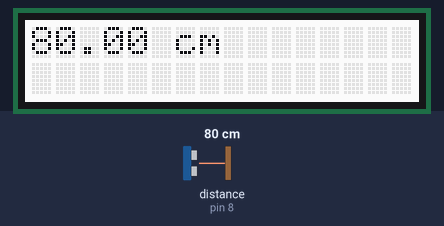
This sketch was run on a simulated Arduino Uno, built with avr-gcc and run on an emulated ATmega328P. Parts: 16×2 character LCD. The test bench sets the inputs (shaded band); at power-on: distance to the obstacle (sensor on pin 8) 80 cm. What the sketch prints to the serial monitor is not drawn.

Above: at 1.2 s.
1.3 s: distance to the obstacle (sensor on pin 8) set to 35 cm
At 3.0 s:
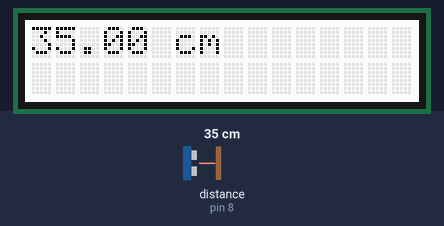
4.3 s: distance to the obstacle (sensor on pin 8) set to 2 cm
At 6.4 s:
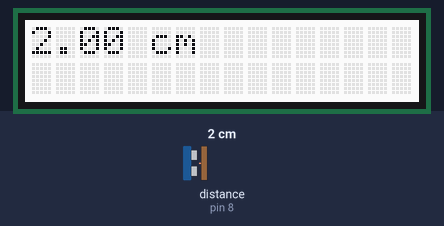
6.8 s: distance to the obstacle (sensor on pin 8) set to 4 cm
At 8.2 s:
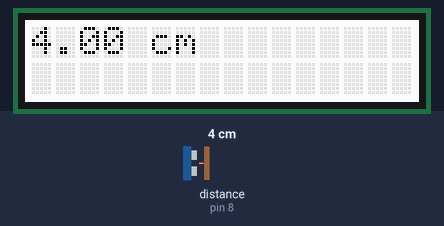
Timing chart, 0 to 9.8 s (numbered marks = the images above; inputs shaded):
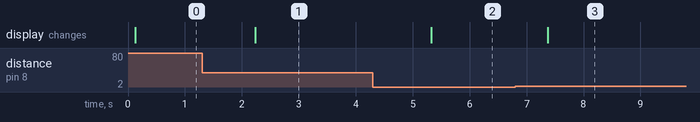

Measured:
- after the input at 1.3 s, the display: changes after 0.93 s (image 1)
- after the input at 4.3 s, the display: changes after 1.0 s (image 2)
- after the input at 6.8 s, the display: changes after 0.57 s (image 3)

The sketch:

ultrasonic_distance.ino
```cpp
/*
 * Ultrasonic distance sensor
 * Library: https://github.com/ErickSimoes/Ultrasonic
 */

#include <Wire.h>
#include "rgb_lcd.h"
rgb_lcd lcd;

#include "Ultrasonic.h"
Ultrasonic ultrasonic(8);

#define AVERAGENUM 10

void setup() {
  Wire.begin();
  lcd.begin(16, 2);
  Serial.begin(115200);
}


void loop() {
  int cnt1 = 0;
  float averaged_L1 = 0; //Level

  for(cnt1=0; cnt1<AVERAGENUM; cnt1++){
    float RangeInCentimeters = ultrasonic.MeasureInCentimeters();
    averaged_L1 = averaged_L1 + RangeInCentimeters / AVERAGENUM ;
  }

  Serial.println(averaged_L1);
  lcd.clear();
  lcd.setCursor(0, 0);
  lcd.print(averaged_L1);
  lcd.print(" cm");
  delay(1000);
}
```
